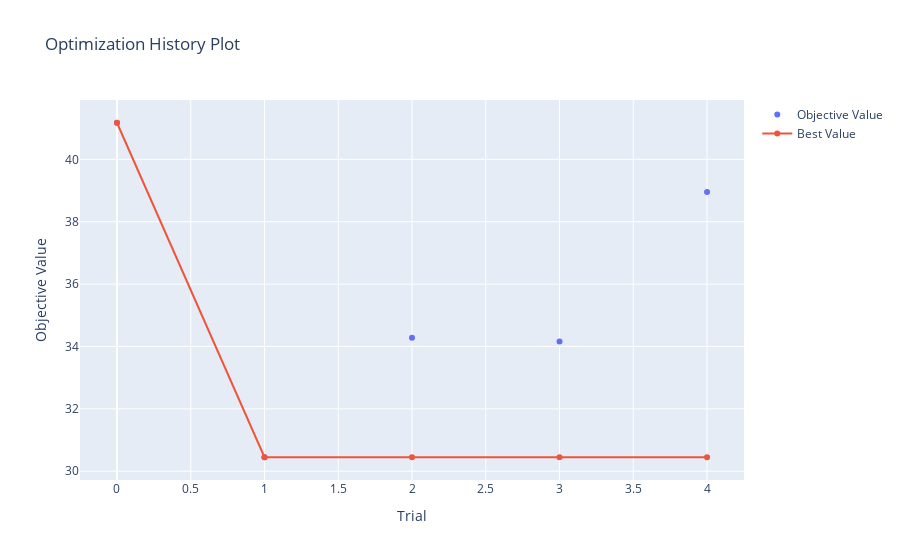

Notebook code cell kept with this figure:
### Code cell
import optuna.visualization as vis

vis.plot_optimization_history(study_tscv)

### Figure 1 — Plotly figure (JSON) as saved in the notebook; plotly's stock layout.template omitted (floating-point values rounded to 4 significant figures)
{"data": [{"mode": "markers", "name": "Objective Value", "type": "scatter", "x": [0, 1, 2, 3, 4], "y": [41.18, 30.45, 34.28, 34.16, 38.95]}, {"name": "Best Value", "type": "scatter", "x": [0, 1, 2, 3, 4], "y": [41.18, 30.45, 30.45, 30.45, 30.45]}], "layout": {"title": {"text": "Optimization History Plot"}, "xaxis": {"title": {"text": "Trial"}}, "yaxis": {"title": {"text": "Objective Value"}}}}
